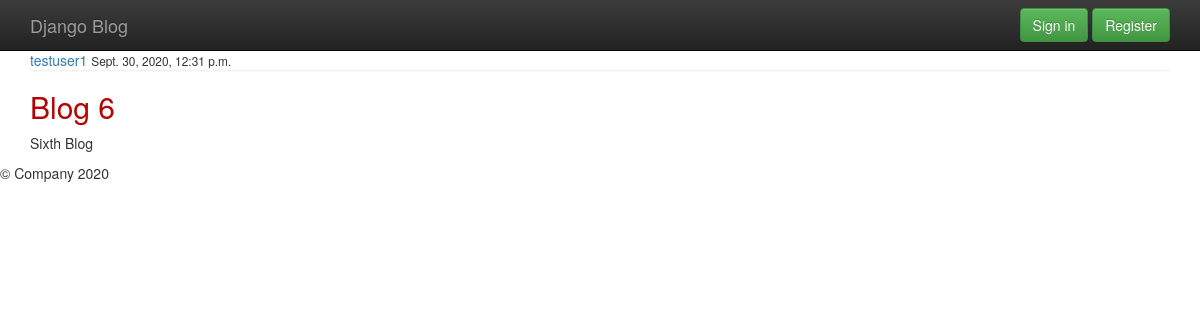
Page /post/6/ on the committed database.
### blog/models.py (models this page shows, shortened)
class Post(models.Model):
    title = models.CharField(max_length=100)
    content = models.TextField()
    date_posted = models.DateTimeField(default=timezone.now)
    author = models.ForeignKey(User, on_delete=models.CASCADE)

### blog/views.py (the view)
# urls.py: path('post/<int:pk>/', PostDetailView.as_view(), name='post-detail'),
class PostDetailView(DetailView):
    model = Post

### blog/templates/blog/post_detail.html
{% extends 'blog/base.html' %}
{% block content %}
    <div class="container">
        <article>
            <div class="media-body">
                <div class="list-group">
                    <a href="#">{{ object.author }}</a>
                    <small>{{ object.date_posted }}</small>
                </div>
                <h2>{{ object.title }}</h2>
                <p>{{ object.content }}</p>
            </div>
        </article>
    </div>
{% endblock content %}

### users/static/blog/css/main.css (style rules this page uses)
h2,h3,h4,h5,h6 { color: #b30000; }

### blog/templates/blog/base.html (style rules this page uses)
body { padding-top: 50px; padding-bottom: 20px; }

### rows in the picture
Post: author "testuser1", date_posted "Sept. 30, 2020, 12:31 p.m.", title "Blog 6", content "Sixth Blog"
